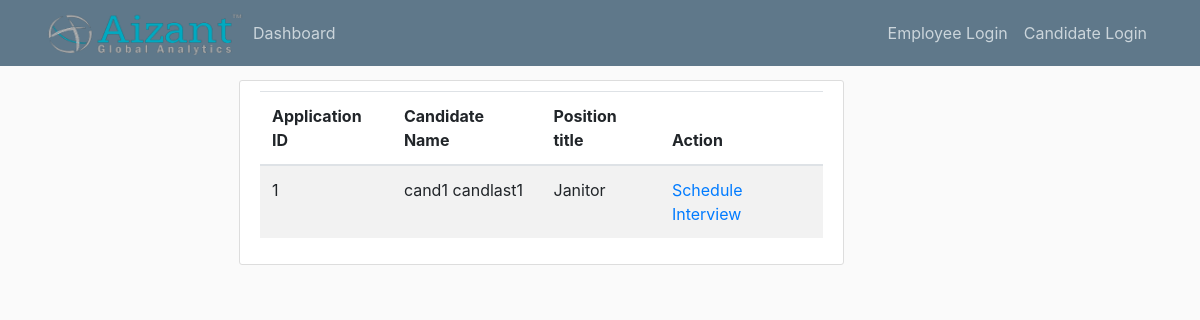
The app's page /application/all, older data.
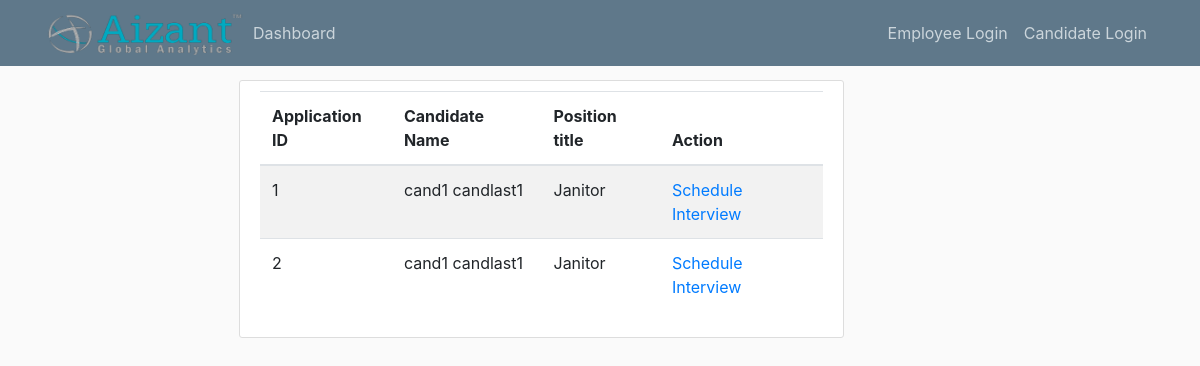
The same page, newer data.
### app/models.py (models this page shows, shortened)
class Application(db.Model):
    id = db.Column(db.Integer, primary_key=True)
    position_id = db.Column(db.Integer, db.ForeignKey('position.id'))
    candidate_id = db.Column(db.Integer, db.ForeignKey('candidate.id'))
    round = db.Column(db.Integer, default=0)
    status = db.Column(db.String(10))

class Candidate(db.Model):
    id = db.Column(db.Integer, primary_key=True)
    first_name = db.Column(db.String(20))
    last_name = db.Column(db.String(20))
    contact_number = db.Column(db.String(10))
    email = db.Column(db.String(100), unique=True)
    password = db.Column(db.String(255))
    pan_card = db.Column(db.String(10))
    current_location = db.Column(db.String(20))
    candidate_compensation = db.relationship('CandidateCompensation', backref='candidate', uselist=False)  # one to
    candidate_professions = db.relationship('CandidateProfession', backref='candidate')  # one to many with candidate
    candidate_educations = db.relationship('CandidateEducation', backref='candidate')  # one to many w education
    applications = db.relationship('Application', backref='candidate')

class Position(db.Model):
    id = db.Column(db.Integer, primary_key=True)
    title = db.Column(db.String)
    description = db.Column(db.String(500))
    required_number = db.Column(db.Integer)
    number_applied = db.Column(db.Integer)
    applications = db.relationship('Application', backref='application')

### app/routes.py (the view)
@app.route('/application/all')
def view_all_applications():
    applications = Application.query.all()
    meta_cand = {}
    meta_pos = {}
    for appl in applications:
        curr_candidate = Candidate.query.filter_by(id=appl.candidate_id).first()
        curr_pos = Position.query.filter_by(id=appl.position_id).first()
        meta_cand[appl] = curr_candidate
        meta_pos[appl] = curr_pos
    return render_template('view_application_list.html', applications=applications, meta_cand=meta_cand, meta_pos=meta_pos)

### app/templates/view_application_list.html
{% extends 'layout.html' %}
{% block content %}
    <div class="content-section">
        <table class="table table-striped">
            <thead>
            <tr>
                <th>Application ID</th>
                <th>Candidate Name</th>
                <th>Position title</th>
                <th>Action</th>
            </tr>
            </thead>
            <tbody>
                {% for application in applications %}
                    <tr>
                    <td>{{ application.id }}</td>
                    <td>{{ meta_cand[application].first_name + ' ' + meta_cand[application].last_name }}</td>
                    <td>{{ meta_pos[application].title }}</td>
                    <td><a href="{{ url_for('create_new_interview', application_id=application.id) }}">Schedule Interview</a></td>
                    </tr>
                {% endfor %}
            </tbody>
        </table>
    </div>
{% endblock %}

Row changes from the older to the newer data that the page shows:
added Application: id "2", Candidate.first_name+last_name "cand1 candlast1", {{ meta_pos[application].title }} "Janitor"
